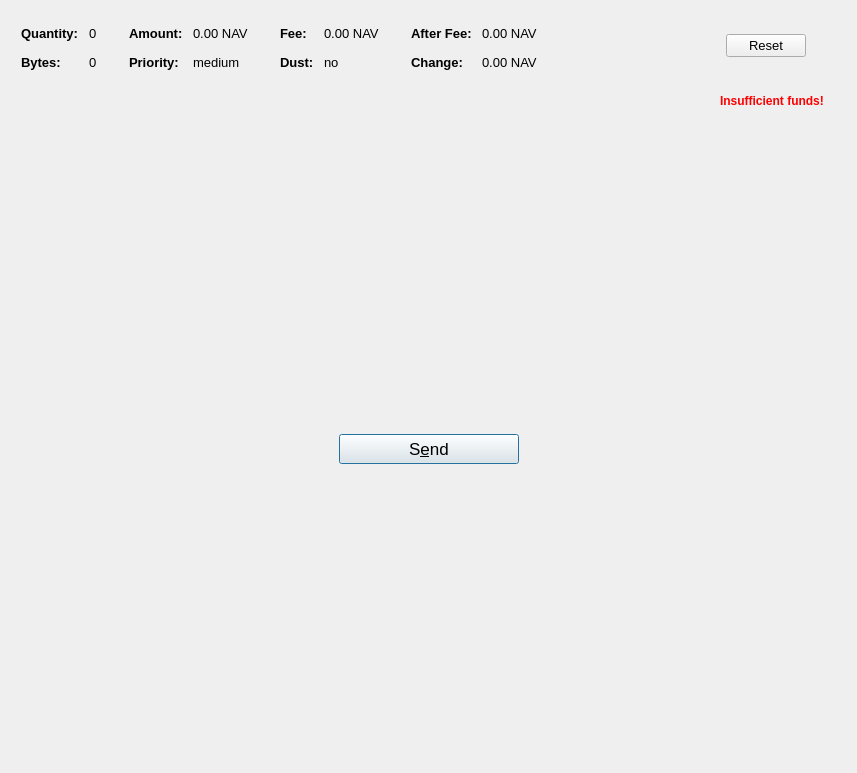
<?xml version="1.0" encoding="UTF-8"?>
<ui version="4.0">
 <class>SendCoinsDialog</class>
 <widget class="QDialog" name="SendCoinsDialog">
  <property name="geometry">
   <rect>
    <x>0</x>
    <y>0</y>
    <width>857</width>
    <height>773</height>
   </rect>
  </property>
  <property name="windowTitle">
   <string>Send Coins</string>
  </property>
  <layout class="QVBoxLayout" name="verticalLayout" stretch="0,0,0,0,0">
   <property name="bottomMargin">
    <number>8</number>
   </property>
   <item>
    <layout class="QHBoxLayout" name="horizontalLayout_2">
     <item>
      <layout class="QVBoxLayout" name="verticalLayoutCoinControl" stretch="0,0">
       <property name="spacing">
        <number>0</number>
       </property>
       <property name="leftMargin">
        <number>0</number>
       </property>
       <property name="topMargin">
        <number>0</number>
       </property>
       <property name="rightMargin">
        <number>0</number>
       </property>
       <property name="bottomMargin">
        <number>0</number>
       </property>
       <item>
        <layout class="QHBoxLayout" name="horizontalLayoutCoinControl2" stretch="0">
         <property name="spacing">
          <number>8</number>
         </property>
         <property name="bottomMargin">
          <number>10</number>
         </property>
         <item>
          <spacer name="horizontalSpacerCoinControl">
           <property name="orientation">
            <enum>Qt::Horizontal</enum>
           </property>
           <property name="sizeHint" stdset="0">
            <size>
             <width>40</width>
             <height>1</height>
            </size>
           </property>
          </spacer>
         </item>
        </layout>
       </item>
       <item>
        <widget class="QWidget" name="widgetCoinControl" native="true">
         <property name="font">
          <font>
           <pointsize>10</pointsize>
          </font>
         </property>
         <layout class="QHBoxLayout" name="horizontalLayoutCoinControl5">
          <property name="leftMargin">
           <number>0</number>
          </property>
          <property name="topMargin">
           <number>0</number>
          </property>
          <property name="rightMargin">
           <number>0</number>
          </property>
          <property name="bottomMargin">
           <number>0</number>
          </property>
          <item>
           <layout class="QHBoxLayout" name="horizontalLayoutCoinControl3" stretch="0,0,0,1,0,0">
            <property name="spacing">
             <number>20</number>
            </property>
            <property name="topMargin">
             <number>0</number>
            </property>
            <property name="bottomMargin">
             <number>10</number>
            </property>
            <item>
             <layout class="QFormLayout" name="formLayoutCoinControl1">
              <property name="horizontalSpacing">
               <number>10</number>
              </property>
              <property name="verticalSpacing">
               <number>14</number>
              </property>
              <property name="leftMargin">
               <number>10</number>
              </property>
              <property name="topMargin">
               <number>4</number>
              </property>
              <property name="rightMargin">
               <number>6</number>
              </property>
              <item row="0" column="0">
               <widget class="QLabel" name="labelCoinControlQuantityText">
                <property name="font">
                 <font>
                  <pointsize>10</pointsize>
                  <weight>75</weight>
                  <bold>true</bold>
                 </font>
                </property>
                <property name="text">
                 <string>Quantity:</string>
                </property>
                <property name="margin">
                 <number>0</number>
                </property>
               </widget>
              </item>
              <item row="0" column="1">
               <widget class="QLabel" name="labelCoinControlQuantity">
                <property name="cursor">
                 <cursorShape>IBeamCursor</cursorShape>
                </property>
                <property name="contextMenuPolicy">
                 <enum>Qt::ActionsContextMenu</enum>
                </property>
                <property name="text">
                 <string notr="true">0</string>
                </property>
                <property name="margin">
                 <number>0</number>
                </property>
                <property name="textInteractionFlags">
                 <set>Qt::LinksAccessibleByMouse|Qt::TextSelectableByKeyboard|Qt::TextSelectableByMouse</set>
                </property>
               </widget>
              </item>
              <item row="1" column="0">
               <widget class="QLabel" name="labelCoinControlBytesText">
                <property name="font">
                 <font>
                  <pointsize>10</pointsize>
                  <weight>75</weight>
                  <bold>true</bold>
                 </font>
                </property>
                <property name="text">
                 <string>Bytes:</string>
                </property>
               </widget>
              </item>
              <item row="1" column="1">
               <widget class="QLabel" name="labelCoinControlBytes">
                <property name="cursor">
                 <cursorShape>IBeamCursor</cursorShape>
                </property>
                <property name="contextMenuPolicy">
                 <enum>Qt::ActionsContextMenu</enum>
                </property>
                <property name="text">
                 <string notr="true">0</string>
                </property>
                <property name="textInteractionFlags">
                 <set>Qt::LinksAccessibleByMouse|Qt::TextSelectableByKeyboard|Qt::TextSelectableByMouse</set>
                </property>
               </widget>
              </item>
             </layout>
            </item>
            <item>
             <layout class="QFormLayout" name="formLayoutCoinControl2">
              <property name="horizontalSpacing">
               <number>10</number>
              </property>
              <property name="verticalSpacing">
               <number>14</number>
              </property>
              <property name="leftMargin">
               <number>6</number>
              </property>
              <property name="topMargin">
               <number>4</number>
              </property>
              <property name="rightMargin">
               <number>6</number>
              </property>
              <item row="0" column="0">
               <widget class="QLabel" name="labelCoinControlAmountText">
                <property name="font">
                 <font>
                  <pointsize>10</pointsize>
                  <weight>75</weight>
                  <bold>true</bold>
                 </font>
                </property>
                <property name="text">
                 <string>Amount:</string>
                </property>
                <property name="margin">
                 <number>0</number>
                </property>
               </widget>
              </item>
              <item row="0" column="1">
               <widget class="QLabel" name="labelCoinControlAmount">
                <property name="cursor">
                 <cursorShape>IBeamCursor</cursorShape>
                </property>
                <property name="contextMenuPolicy">
                 <enum>Qt::ActionsContextMenu</enum>
                </property>
                <property name="text">
                 <string notr="true">0.00 NAV</string>
                </property>
                <property name="textInteractionFlags">
                 <set>Qt::LinksAccessibleByMouse|Qt::TextSelectableByKeyboard|Qt::TextSelectableByMouse</set>
                </property>
               </widget>
              </item>
              <item row="1" column="0">
               <widget class="QLabel" name="labelCoinControlPriorityText">
                <property name="font">
                 <font>
                  <pointsize>10</pointsize>
                  <weight>75</weight>
                  <bold>true</bold>
                 </font>
                </property>
                <property name="text">
                 <string>Priority:</string>
                </property>
               </widget>
              </item>
              <item row="1" column="1">
               <widget class="QLabel" name="labelCoinControlPriority">
                <property name="cursor">
                 <cursorShape>IBeamCursor</cursorShape>
                </property>
                <property name="contextMenuPolicy">
                 <enum>Qt::ActionsContextMenu</enum>
                </property>
                <property name="text">
                 <string notr="true">medium</string>
                </property>
                <property name="textInteractionFlags">
                 <set>Qt::LinksAccessibleByMouse|Qt::TextSelectableByKeyboard|Qt::TextSelectableByMouse</set>
                </property>
               </widget>
              </item>
             </layout>
            </item>
            <item>
             <layout class="QFormLayout" name="formLayoutCoinControl3">
              <property name="horizontalSpacing">
               <number>10</number>
              </property>
              <property name="verticalSpacing">
               <number>14</number>
              </property>
              <property name="leftMargin">
               <number>6</number>
              </property>
              <property name="topMargin">
               <number>4</number>
              </property>
              <property name="rightMargin">
               <number>6</number>
              </property>
              <item row="0" column="0">
               <widget class="QLabel" name="labelCoinControlFeeText">
                <property name="font">
                 <font>
                  <pointsize>10</pointsize>
                  <weight>75</weight>
                  <bold>true</bold>
                 </font>
                </property>
                <property name="text">
                 <string>Fee:</string>
                </property>
                <property name="margin">
                 <number>0</number>
                </property>
               </widget>
              </item>
              <item row="0" column="1">
               <widget class="QLabel" name="labelCoinControlFee">
                <property name="cursor">
                 <cursorShape>IBeamCursor</cursorShape>
                </property>
                <property name="contextMenuPolicy">
                 <enum>Qt::ActionsContextMenu</enum>
                </property>
                <property name="text">
                 <string notr="true">0.00 NAV</string>
                </property>
                <property name="textInteractionFlags">
                 <set>Qt::LinksAccessibleByMouse|Qt::TextSelectableByKeyboard|Qt::TextSelectableByMouse</set>
                </property>
               </widget>
              </item>
              <item row="1" column="0">
               <widget class="QLabel" name="labelCoinControlLowOutputText">
                <property name="font">
                 <font>
                  <pointsize>10</pointsize>
                  <weight>75</weight>
                  <bold>true</bold>
                 </font>
                </property>
                <property name="text">
                 <string>Dust:</string>
                </property>
               </widget>
              </item>
              <item row="1" column="1">
               <widget class="QLabel" name="labelCoinControlLowOutput">
                <property name="cursor">
                 <cursorShape>IBeamCursor</cursorShape>
                </property>
                <property name="contextMenuPolicy">
                 <enum>Qt::ActionsContextMenu</enum>
                </property>
                <property name="text">
                 <string notr="true">no</string>
                </property>
                <property name="textInteractionFlags">
                 <set>Qt::LinksAccessibleByMouse|Qt::TextSelectableByKeyboard|Qt::TextSelectableByMouse</set>
                </property>
               </widget>
              </item>
             </layout>
            </item>
            <item>
             <layout class="QFormLayout" name="formLayoutCoinControl4">
              <property name="horizontalSpacing">
               <number>10</number>
              </property>
              <property name="verticalSpacing">
               <number>14</number>
              </property>
              <property name="leftMargin">
               <number>6</number>
              </property>
              <property name="topMargin">
               <number>4</number>
              </property>
              <property name="rightMargin">
               <number>6</number>
              </property>
              <item row="0" column="0">
               <widget class="QLabel" name="labelCoinControlAfterFeeText">
                <property name="font">
                 <font>
                  <pointsize>10</pointsize>
                  <weight>75</weight>
                  <bold>true</bold>
                 </font>
                </property>
                <property name="text">
                 <string>After Fee:</string>
                </property>
                <property name="margin">
                 <number>0</number>
                </property>
               </widget>
              </item>
              <item row="0" column="1">
               <widget class="QLabel" name="labelCoinControlAfterFee">
                <property name="cursor">
                 <cursorShape>IBeamCursor</cursorShape>
                </property>
                <property name="contextMenuPolicy">
                 <enum>Qt::ActionsContextMenu</enum>
                </property>
                <property name="text">
                 <string notr="true">0.00 NAV</string>
                </property>
                <property name="textInteractionFlags">
                 <set>Qt::LinksAccessibleByMouse|Qt::TextSelectableByKeyboard|Qt::TextSelectableByMouse</set>
                </property>
               </widget>
              </item>
              <item row="1" column="0">
               <widget class="QLabel" name="labelCoinControlChangeText">
                <property name="font">
                 <font>
                  <pointsize>10</pointsize>
                  <weight>75</weight>
                  <bold>true</bold>
                 </font>
                </property>
                <property name="text">
                 <string>Change:</string>
                </property>
               </widget>
              </item>
              <item row="1" column="1">
               <widget class="QLabel" name="labelCoinControlChange">
                <property name="cursor">
                 <cursorShape>IBeamCursor</cursorShape>
                </property>
                <property name="contextMenuPolicy">
                 <enum>Qt::ActionsContextMenu</enum>
                </property>
                <property name="text">
                 <string notr="true">0.00 NAV</string>
                </property>
                <property name="textInteractionFlags">
                 <set>Qt::LinksAccessibleByMouse|Qt::TextSelectableByKeyboard|Qt::TextSelectableByMouse</set>
                </property>
               </widget>
              </item>
             </layout>
            </item>
            <item>
             <widget class="QPushButton" name="resetButton">
              <property name="text">
               <string>Reset</string>
              </property>
             </widget>
            </item>
            <item>
             <spacer name="horizontalSpacer_2">
              <property name="orientation">
               <enum>Qt::Horizontal</enum>
              </property>
              <property name="sizeHint" stdset="0">
               <size>
                <width>40</width>
                <height>20</height>
               </size>
              </property>
             </spacer>
            </item>
           </layout>
          </item>
         </layout>
        </widget>
       </item>
      </layout>
     </item>
    </layout>
   </item>
   <item>
    <layout class="QHBoxLayout" name="horizontalLayoutCoinControl4" stretch="0,0,0">
     <property name="spacing">
      <number>5</number>
     </property>
     <property name="leftMargin">
      <number>10</number>
     </property>
     <property name="topMargin">
      <number>5</number>
     </property>
     <property name="rightMargin">
      <number>10</number>
     </property>
     <property name="bottomMargin">
      <number>5</number>
     </property>
     <item>
      <spacer name="horizontalSpacer">
       <property name="orientation">
        <enum>Qt::Horizontal</enum>
       </property>
       <property name="sizeHint" stdset="0">
        <size>
         <width>40</width>
         <height>20</height>
        </size>
       </property>
      </spacer>
     </item>
     <item>
      <widget class="QLabel" name="labelCoinControlInsuffFunds">
       <property name="font">
        <font>
         <weight>75</weight>
         <bold>true</bold>
        </font>
       </property>
       <property name="styleSheet">
        <string notr="true">color:red;font-weight:bold;</string>
       </property>
       <property name="text">
        <string>Insufficient funds!</string>
       </property>
       <property name="margin">
        <number>5</number>
       </property>
      </widget>
     </item>
     <item>
      <widget class="QLabel" name="labelCoinControlChangeLabel">
       <property name="minimumSize">
        <size>
         <width>0</width>
         <height>0</height>
        </size>
       </property>
       <property name="text">
        <string/>
       </property>
       <property name="margin">
        <number>3</number>
       </property>
      </widget>
     </item>
    </layout>
   </item>
   <item>
    <spacer name="verticalSpacer">
     <property name="orientation">
      <enum>Qt::Vertical</enum>
     </property>
     <property name="sizeType">
      <enum>QSizePolicy::Maximum</enum>
     </property>
     <property name="sizeHint" stdset="0">
      <size>
       <width>0</width>
       <height>40</height>
      </size>
     </property>
    </spacer>
   </item>
   <item>
    <layout class="QVBoxLayout" name="verticalLayout_6">
     <item>
      <layout class="QVBoxLayout" name="entries">
       <property name="spacing">
        <number>6</number>
       </property>
      </layout>
     </item>
     <item>
      <spacer name="horizontalSpacer_7">
       <property name="orientation">
        <enum>Qt::Vertical</enum>
       </property>
       <property name="sizeHint" stdset="0">
        <size>
         <width>0</width>
         <height>20</height>
        </size>
       </property>
      </spacer>
     </item>
     <item>
      <layout class="QHBoxLayout" name="horizontalLayout_4">
       <item>
        <spacer name="horizontalSpacer_7">
         <property name="orientation">
          <enum>Qt::Horizontal</enum>
         </property>
         <property name="sizeHint" stdset="0">
          <size>
           <width>0</width>
           <height>0</height>
          </size>
         </property>
        </spacer>
       </item>
       <item>
        <widget class="QPushButton" name="sendButton">
         <property name="minimumSize">
          <size>
           <width>180</width>
           <height>30</height>
          </size>
         </property>
         <property name="font">
          <font>
           <pointsize>13</pointsize>
          </font>
         </property>
         <property name="toolTip">
          <string>Confirm the send action</string>
         </property>
         <property name="text">
          <string>S&amp;end</string>
         </property>
         <property name="icon">
          <iconset resource="../odynstock.qrc">
           <normaloff>:/icons/send</normaloff>:/icons/send</iconset>
         </property>
         <property name="autoDefault">
          <bool>false</bool>
         </property>
         <property name="default">
          <bool>true</bool>
         </property>
        </widget>
       </item>
       <item>
        <spacer name="horizontalSpacer_10">
         <property name="orientation">
          <enum>Qt::Horizontal</enum>
         </property>
         <property name="sizeHint" stdset="0">
          <size>
           <width>0</width>
           <height>0</height>
          </size>
         </property>
        </spacer>
       </item>
      </layout>
     </item>
    </layout>
   </item>
   <item>
    <spacer name="verticalSpacer">
     <property name="orientation">
      <enum>Qt::Vertical</enum>
     </property>
     <property name="sizeType">
      <enum>QSizePolicy::Expanding</enum>
     </property>
     <property name="sizeHint" stdset="0">
      <size>
       <width>0</width>
       <height>0</height>
      </size>
     </property>
    </spacer>
   </item>
  </layout>
 </widget>
 <resources>
  <include location="../odynstock.qrc"/>
 </resources>
 <connections/>
</ui>
